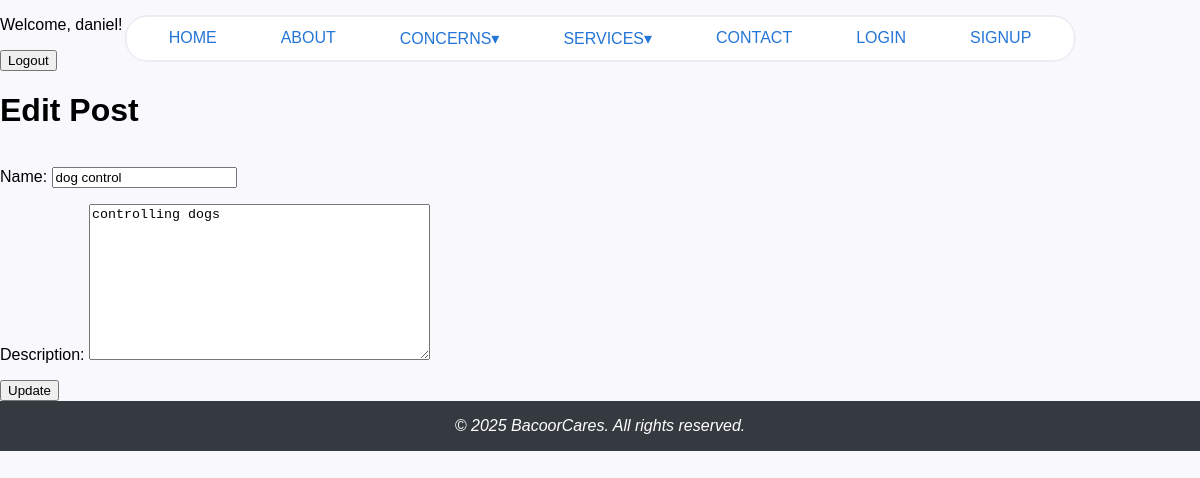
The page /service/1/edit (signed in) on the database its author committed.
### accounts/models.py (models this page shows)
class CustomUser(AbstractUser):
    age = models.IntegerField(null=True, blank=True)
    phone_number = models.CharField(max_length=20, null=True, blank=True)

### app/models.py (models this page shows, shortened)
class Service(models.Model):
    name = models.CharField(max_length=200, default='dog control')
    description = models.TextField()

### app/views.py (the view)
# urls.py: path('service/<int:pk>/edit', ServiceUpdateView.as_view(), name='service_update'),
class ServiceUpdateView(UpdateView):
    model = Service
    fields = ['name', 'description']
    template_name = 'app/service_update.html'

### app/templates/app/service_update.html (shortened to what this page needs)
{% extends 'app/base.html' %}
{% load static %}
{% block content %}
    <h1> Edit Post </h1>
    <form action="{% url 'service_update' object.pk %}" method="post">
        {{form.as_p}}
        <input type="submit" value="Update">
    </form>
{% endblock content %}

### app/templates/app/base.html (shortened to what this page needs)
{% load static %}
<!DOCTYPE html>
<html lang="en">
    <head>
        <link rel="stylesheet" href="{% static 'css/base.css' %}">
    </head>
<body>
    {% include 'app/navbar.html' %}
    {% if user.is_authenticated %}
    <p>Welcome, {{ user.username }}!</p>
    <form method="post" action="{% url 'logout' %}">
        <button type="submit">Logout</button>
    </form>
    {% else %}
    <p>You are not logged in.</p>
    <a href="{% url 'login' %}">login</a>
    {% endif %}
    {% block content %}{% endblock content %}
    {% include 'app/footer.html' %}
</body>
</html>

### static/css/base.css (style rules this page uses)
html, body { height: 100%; margin: 0; display: flex; flex-direction: column; }
body { display: flex; flex-direction: column; }
body { background: #F9F8FD; font-family: 'Lexend Exa', sans-serif; }

### rows shown on the page
CustomUser: username "daniel"
Service: name "dog control", description "controlling dogs"
